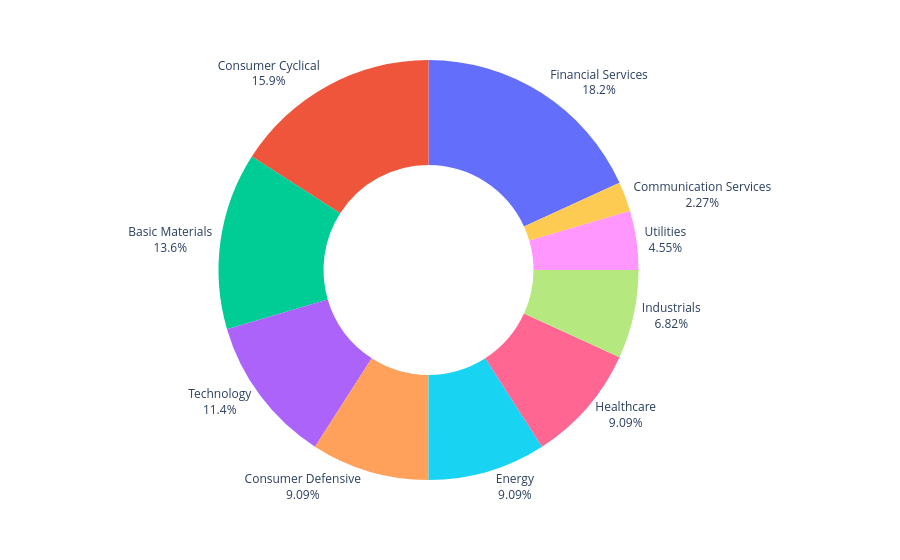

Notebook source saved alongside this figure:
### Markdown cell above
## 18. How many Stocks fall under each Sector and Industry?

### Code cell
stk_category=(dataset.groupby(['Sector', 'Industry', 'Stock']).count().reset_index()) [['Sector', 'Industry', 'Stock']]

fig_pie = px.pie(
    stk_category, 'Sector',
    hole=0.5
)
fig_pie.update_traces(textinfo='label + percent', textposition='outside', showlegend=False)

fig_pie.show()

### Figure 1 — Plotly figure (JSON) as saved in the notebook; plotly's stock layout.template omitted (floating-point values rounded to 4 significant figures)
{"data": [{"domain": {"x": [0, 1], "y": [0, 1]}, "hole": 0.5, "hovertemplate": "Sector=%{label}<extra></extra>", "labels": ["Basic Materials", "Basic Materials", "Basic Materials", "Basic Materials", "Basic Materials", "Basic Materials", "Communication Services", "Consumer Cyclical", "Consumer Cyclical", "Consumer Cyclical", "Consumer Cyclical", "Consumer Cyclical", "Consumer Cyclical", "Consumer Cyclical", "Consumer Defensive", "Consumer Defensive", "Consumer Defensive", "Consumer Defensive", "Energy", "Energy", "Energy", "Energy", "Financial Services", "Financial Services", "Financial Services", "Financial Services", "Financial Services", "Financial Services", "Financial Services", "Financial Services", "Healthcare", "Healthcare", "Healthcare", "Healthcare", "Industrials", "Industrials", "Industrials", "Technology", "Technology", "Technology", "Technology", "Technology", "Utilities", "Utilities"], "legendgroup": "", "name": "", "showlegend": false, "textinfo": "label+percent", "textposition": "outside", "type": "pie"}], "layout": {"legend": {"tracegroupgap": 0}, "margin": {"t": 60}}}
